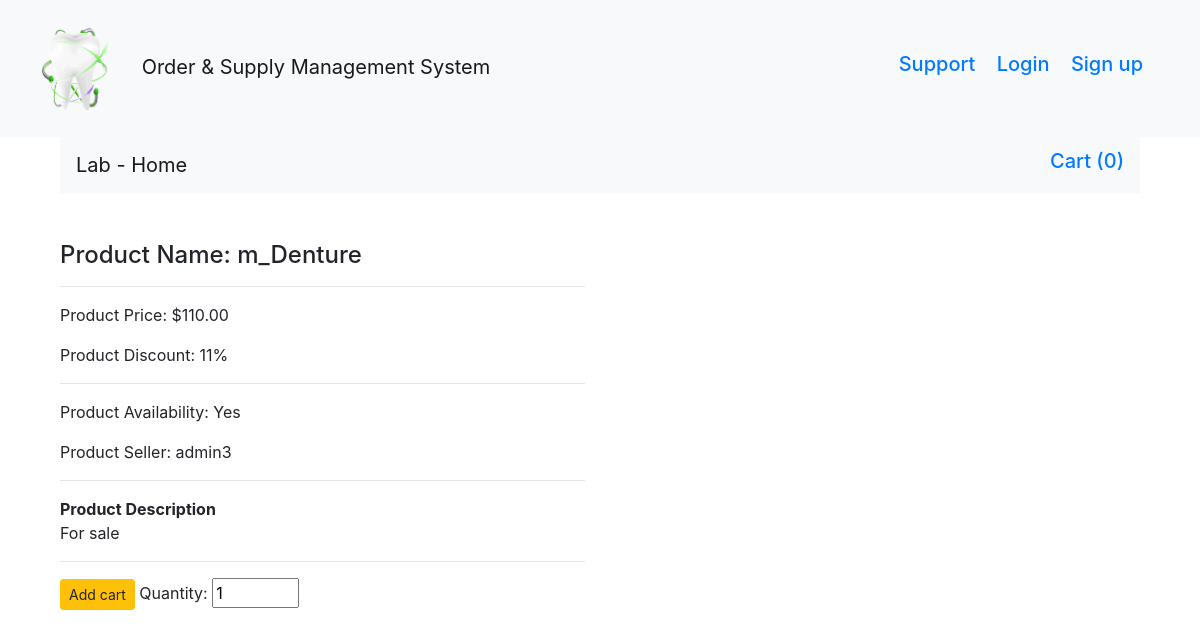
Page /labproduct_details/5 on the committed database.
### dental/products/models.py (models this page shows, shortened)
class manufacturer_product(db.Model):
    id = db.Column(db.Integer, primary_key=True)
    name = db.Column(db.String(80), nullable=False)
    seller = db.Column(db.String(80), nullable=False)
    price = db.Column(db.Numeric(10,2), nullable=False)
    discout = db.Column(db.Integer, default=0)
    stock = db.Column(db.Integer, nullable=False)
    description = db.Column(db.Text, nullable=False)

### dental/products/routes.py (the view)
@app.route('/labproduct_details/<int:id>', methods=['GET', 'POST'])
def labproduct_details(id):
    products = manufacturer_product.query.filter_by(id=id)
    print(products)
    return render_template('products/labproduct_details.html', products=products)

### dental/templates/products/labproduct_details.html (shortened to what this page needs)
{% extends "layout.html" %}
{% block content %}
<div class="container">
  <nav class="navbar navbar-expand-lg navbar-light bg-light">
      <a class="navbar-brand" href="/lab">Lab - Home</a>
      <div class="collapse navbar-collapse" id="navbarSupportedContent">
      <form class="form-inline my-2 my-lg-0">
        <a class="float-right" href="{{url_for('getCart_lab')}}" tabindex="-1">
            <h5>Cart ({{session['Shoppingcart']|length}})</h5>
        </a>
    </form>
      </div>
  </nav>
</div>
<div class="container mt-5">
    <div class="row">
        {% for product in products %}
        <div class="col-md-6" id=product.id>
            <h4>Product Name: {{product.name}}</h4>
            <hr>
            <p>Product Price: ${{product.price}}</p>
            {% if product.discout>0 %}
                <p>Product Discount: {{product.discout}}%</p>
            {% endif %}
            <hr>
            {% if product.stock>0 %}
                <p>Product Availability: Yes</p>
            {% elif product.stock==0 %}
            <p>Product Availability: No</p>
            {% endif %}
            <p>Product Seller: {{product.seller}}</p>
            <hr>
            <b>Product Description</b>
            <p>{{product.description}}</p>
            <hr>
            <form action="{{url_for('addcart_lab')}}" method="POST">
                <button type="submit" class="btn btn-sm btn-warning">Add cart</button>
                <label for="">Quantity:</label>
                <input type="number" name="quantity" id="" value="1" min="1" max="{{product.stock}}">
            </form>
        </div>
        <div class="col-md-6"></div>
        {% endfor %}
    </div>
</div>
{% endblock %}

### rows in the picture
manufacturer_product: name "m_Denture", price "110.00", discout "11", stock "Product Availability: Yes", seller "admin3", description "For sale"

### other values in the picture
{{ session['Shoppingcart']|length }} "0"
